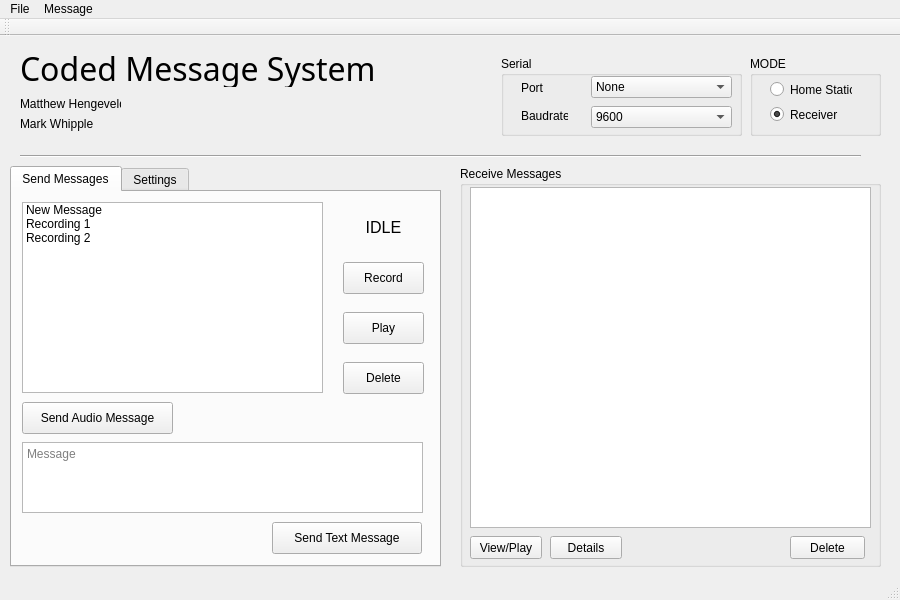
<?xml version="1.0" encoding="UTF-8"?>
<ui version="4.0">
 <class>MainWindow</class>
 <widget class="QMainWindow" name="MainWindow">
  <property name="geometry">
   <rect>
    <x>0</x>
    <y>0</y>
    <width>900</width>
    <height>600</height>
   </rect>
  </property>
  <property name="sizePolicy">
   <sizepolicy hsizetype="Fixed" vsizetype="Fixed">
    <horstretch>0</horstretch>
    <verstretch>0</verstretch>
   </sizepolicy>
  </property>
  <property name="windowTitle">
   <string>CMS</string>
  </property>
  <widget class="QWidget" name="centralWidget">
   <widget class="QGroupBox" name="recGroup">
    <property name="enabled">
     <bool>true</bool>
    </property>
    <property name="geometry">
     <rect>
      <x>460</x>
      <y>130</y>
      <width>421</width>
      <height>401</height>
     </rect>
    </property>
    <property name="title">
     <string>Receive Messages</string>
    </property>
    <widget class="QPushButton" name="bttnRecDel">
     <property name="geometry">
      <rect>
       <x>330</x>
       <y>370</y>
       <width>75</width>
       <height>23</height>
      </rect>
     </property>
     <property name="text">
      <string>Delete</string>
     </property>
    </widget>
    <widget class="QPushButton" name="bttnRecDetails">
     <property name="geometry">
      <rect>
       <x>90</x>
       <y>370</y>
       <width>72</width>
       <height>23</height>
      </rect>
     </property>
     <property name="text">
      <string>Details</string>
     </property>
    </widget>
    <widget class="QPushButton" name="bttnRecView">
     <property name="geometry">
      <rect>
       <x>10</x>
       <y>370</y>
       <width>72</width>
       <height>23</height>
      </rect>
     </property>
     <property name="text">
      <string>View/Play</string>
     </property>
    </widget>
    <widget class="QColumnView" name="recMsgList">
     <property name="geometry">
      <rect>
       <x>10</x>
       <y>21</y>
       <width>401</width>
       <height>341</height>
      </rect>
     </property>
    </widget>
   </widget>
   <widget class="Line" name="line_2">
    <property name="geometry">
     <rect>
      <x>20</x>
      <y>110</y>
      <width>841</width>
      <height>20</height>
     </rect>
    </property>
    <property name="orientation">
     <enum>Qt::Horizontal</enum>
    </property>
   </widget>
   <widget class="QLabel" name="label">
    <property name="geometry">
     <rect>
      <x>20</x>
      <y>10</y>
      <width>431</width>
      <height>41</height>
     </rect>
    </property>
    <property name="font">
     <font>
      <family>Arial Black</family>
      <pointsize>24</pointsize>
     </font>
    </property>
    <property name="text">
     <string>Coded Message System</string>
    </property>
    <property name="textFormat">
     <enum>Qt::RichText</enum>
    </property>
   </widget>
   <widget class="QLabel" name="label_2">
    <property name="geometry">
     <rect>
      <x>20</x>
      <y>60</y>
      <width>101</width>
      <height>16</height>
     </rect>
    </property>
    <property name="text">
     <string>Matthew Hengeveld</string>
    </property>
   </widget>
   <widget class="QLabel" name="label_3">
    <property name="geometry">
     <rect>
      <x>20</x>
      <y>80</y>
      <width>101</width>
      <height>16</height>
     </rect>
    </property>
    <property name="text">
     <string>Mark Whipple</string>
    </property>
   </widget>
   <widget class="QGroupBox" name="modeGroup">
    <property name="geometry">
     <rect>
      <x>750</x>
      <y>20</y>
      <width>131</width>
      <height>80</height>
     </rect>
    </property>
    <property name="title">
     <string>MODE</string>
    </property>
    <widget class="QRadioButton" name="radioHome">
     <property name="geometry">
      <rect>
       <x>20</x>
       <y>25</y>
       <width>82</width>
       <height>17</height>
      </rect>
     </property>
     <property name="text">
      <string>Home Station</string>
     </property>
    </widget>
    <widget class="QRadioButton" name="radioRec">
     <property name="geometry">
      <rect>
       <x>20</x>
       <y>50</y>
       <width>82</width>
       <height>17</height>
      </rect>
     </property>
     <property name="text">
      <string>Receiver</string>
     </property>
     <property name="checked">
      <bool>true</bool>
     </property>
    </widget>
   </widget>
   <widget class="QTabWidget" name="sendTabWidget">
    <property name="geometry">
     <rect>
      <x>10</x>
      <y>130</y>
      <width>431</width>
      <height>401</height>
     </rect>
    </property>
    <property name="currentIndex">
     <number>0</number>
    </property>
    <widget class="QWidget" name="sendTab">
     <attribute name="title">
      <string>Send Messages</string>
     </attribute>
     <widget class="QPushButton" name="bttnSendText">
      <property name="geometry">
       <rect>
        <x>260</x>
        <y>330</y>
        <width>150</width>
        <height>32</height>
       </rect>
      </property>
      <property name="text">
       <string>Send Text Message</string>
      </property>
     </widget>
     <widget class="QTextEdit" name="textMsg">
      <property name="geometry">
       <rect>
        <x>10</x>
        <y>250</y>
        <width>401</width>
        <height>71</height>
       </rect>
      </property>
      <property name="placeholderText">
       <string>Message</string>
      </property>
     </widget>
     <widget class="QListWidget" name="sendRecList">
      <property name="geometry">
       <rect>
        <x>10</x>
        <y>10</y>
        <width>301</width>
        <height>191</height>
       </rect>
      </property>
      <item>
       <property name="text">
        <string>New Message</string>
       </property>
      </item>
      <item>
       <property name="text">
        <string>Recording 1 </string>
       </property>
      </item>
      <item>
       <property name="text">
        <string>Recording 2</string>
       </property>
      </item>
     </widget>
     <widget class="QPushButton" name="bttnSendAudio">
      <property name="geometry">
       <rect>
        <x>10</x>
        <y>210</y>
        <width>151</width>
        <height>32</height>
       </rect>
      </property>
      <property name="text">
       <string>Send Audio Message</string>
      </property>
     </widget>
     <widget class="QPushButton" name="bttnAudioDel">
      <property name="geometry">
       <rect>
        <x>331</x>
        <y>170</y>
        <width>81</width>
        <height>32</height>
       </rect>
      </property>
      <property name="text">
       <string>Delete</string>
      </property>
     </widget>
     <widget class="QPushButton" name="bttnAudioPlay">
      <property name="geometry">
       <rect>
        <x>331</x>
        <y>120</y>
        <width>81</width>
        <height>32</height>
       </rect>
      </property>
      <property name="text">
       <string>Play</string>
      </property>
     </widget>
     <widget class="QPushButton" name="bttnAudioRec">
      <property name="geometry">
       <rect>
        <x>331</x>
        <y>70</y>
        <width>81</width>
        <height>32</height>
       </rect>
      </property>
      <property name="text">
       <string>Record</string>
      </property>
     </widget>
     <widget class="QLabel" name="recSign">
      <property name="geometry">
       <rect>
        <x>321</x>
        <y>20</y>
        <width>101</width>
        <height>31</height>
       </rect>
      </property>
      <property name="font">
       <font>
        <pointsize>12</pointsize>
       </font>
      </property>
      <property name="text">
       <string>IDLE</string>
      </property>
      <property name="alignment">
       <set>Qt::AlignCenter</set>
      </property>
     </widget>
    </widget>
    <widget class="QWidget" name="setTab">
     <attribute name="title">
      <string>Settings</string>
     </attribute>
     <widget class="QSlider" name="recLenSlider">
      <property name="geometry">
       <rect>
        <x>30</x>
        <y>70</y>
        <width>361</width>
        <height>31</height>
       </rect>
      </property>
      <property name="minimum">
       <number>1</number>
      </property>
      <property name="maximum">
       <number>10</number>
      </property>
      <property name="pageStep">
       <number>1</number>
      </property>
      <property name="orientation">
       <enum>Qt::Horizontal</enum>
      </property>
      <property name="tickPosition">
       <enum>QSlider::TicksBelow</enum>
      </property>
      <property name="tickInterval">
       <number>1</number>
      </property>
     </widget>
     <widget class="QComboBox" name="recBitrateBox">
      <property name="geometry">
       <rect>
        <x>170</x>
        <y>180</y>
        <width>221</width>
        <height>30</height>
       </rect>
      </property>
      <property name="font">
       <font>
        <pointsize>12</pointsize>
       </font>
      </property>
      <item>
       <property name="text">
        <string>8 bps</string>
       </property>
      </item>
      <item>
       <property name="text">
        <string>16 bps</string>
       </property>
      </item>
     </widget>
     <widget class="QComboBox" name="recSamRateBox">
      <property name="geometry">
       <rect>
        <x>170</x>
        <y>240</y>
        <width>221</width>
        <height>30</height>
       </rect>
      </property>
      <property name="font">
       <font>
        <pointsize>12</pointsize>
       </font>
      </property>
      <item>
       <property name="text">
        <string>8000 Hz</string>
       </property>
      </item>
      <item>
       <property name="text">
        <string>16000 Hz</string>
       </property>
      </item>
      <item>
       <property name="text">
        <string>32000 Hz</string>
       </property>
      </item>
     </widget>
     <widget class="QLabel" name="label_4">
      <property name="geometry">
       <rect>
        <x>30</x>
        <y>240</y>
        <width>111</width>
        <height>30</height>
       </rect>
      </property>
      <property name="font">
       <font>
        <pointsize>12</pointsize>
       </font>
      </property>
      <property name="text">
       <string>Sample Rate</string>
      </property>
     </widget>
     <widget class="QLabel" name="label_5">
      <property name="geometry">
       <rect>
        <x>30</x>
        <y>180</y>
        <width>71</width>
        <height>30</height>
       </rect>
      </property>
      <property name="font">
       <font>
        <pointsize>12</pointsize>
       </font>
      </property>
      <property name="text">
       <string>Bitrate</string>
      </property>
     </widget>
     <widget class="QLabel" name="label_6">
      <property name="geometry">
       <rect>
        <x>30</x>
        <y>30</y>
        <width>211</width>
        <height>28</height>
       </rect>
      </property>
      <property name="font">
       <font>
        <pointsize>12</pointsize>
       </font>
      </property>
      <property name="text">
       <string>Recording Length (seconds):</string>
      </property>
     </widget>
     <widget class="QLabel" name="label_7">
      <property name="geometry">
       <rect>
        <x>30</x>
        <y>110</y>
        <width>47</width>
        <height>21</height>
       </rect>
      </property>
      <property name="font">
       <font>
        <family>Arial</family>
        <pointsize>14</pointsize>
        <weight>75</weight>
        <bold>true</bold>
       </font>
      </property>
      <property name="text">
       <string>1</string>
      </property>
     </widget>
     <widget class="QLabel" name="label_8">
      <property name="geometry">
       <rect>
        <x>340</x>
        <y>110</y>
        <width>47</width>
        <height>21</height>
       </rect>
      </property>
      <property name="font">
       <font>
        <family>Arial</family>
        <pointsize>14</pointsize>
        <weight>75</weight>
        <bold>true</bold>
       </font>
      </property>
      <property name="text">
       <string>10</string>
      </property>
      <property name="alignment">
       <set>Qt::AlignRight|Qt::AlignTrailing|Qt::AlignVCenter</set>
      </property>
     </widget>
     <widget class="QLabel" name="recLenLabel">
      <property name="geometry">
       <rect>
        <x>250</x>
        <y>33</y>
        <width>47</width>
        <height>26</height>
       </rect>
      </property>
      <property name="font">
       <font>
        <family>Arial</family>
        <pointsize>14</pointsize>
        <weight>75</weight>
        <bold>true</bold>
       </font>
      </property>
      <property name="text">
       <string>1</string>
      </property>
     </widget>
    </widget>
   </widget>
   <widget class="QGroupBox" name="groupBox">
    <property name="geometry">
     <rect>
      <x>501</x>
      <y>20</y>
      <width>241</width>
      <height>80</height>
     </rect>
    </property>
    <property name="title">
     <string>Serial</string>
    </property>
    <widget class="QLabel" name="label_9">
     <property name="geometry">
      <rect>
       <x>20</x>
       <y>25</y>
       <width>47</width>
       <height>13</height>
      </rect>
     </property>
     <property name="text">
      <string>Port</string>
     </property>
    </widget>
    <widget class="QLabel" name="label_10">
     <property name="geometry">
      <rect>
       <x>20</x>
       <y>53</y>
       <width>47</width>
       <height>13</height>
      </rect>
     </property>
     <property name="text">
      <string>Baudrate</string>
     </property>
    </widget>
    <widget class="QComboBox" name="comboBox">
     <property name="geometry">
      <rect>
       <x>90</x>
       <y>20</y>
       <width>141</width>
       <height>22</height>
      </rect>
     </property>
     <item>
      <property name="text">
       <string>None</string>
      </property>
     </item>
    </widget>
    <widget class="QComboBox" name="comboBox_2">
     <property name="geometry">
      <rect>
       <x>90</x>
       <y>50</y>
       <width>141</width>
       <height>22</height>
      </rect>
     </property>
     <item>
      <property name="text">
       <string>9600</string>
      </property>
     </item>
     <item>
      <property name="text">
       <string>19200</string>
      </property>
     </item>
     <item>
      <property name="text">
       <string>38400</string>
      </property>
     </item>
     <item>
      <property name="text">
       <string>57600</string>
      </property>
     </item>
     <item>
      <property name="text">
       <string>115200</string>
      </property>
     </item>
     <item>
      <property name="text">
       <string>128000</string>
      </property>
     </item>
    </widget>
   </widget>
  </widget>
  <widget class="QMenuBar" name="menuBar">
   <property name="geometry">
    <rect>
     <x>0</x>
     <y>0</y>
     <width>900</width>
     <height>21</height>
    </rect>
   </property>
   <widget class="QMenu" name="menuCMS">
    <property name="title">
     <string>File</string>
    </property>
    <addaction name="actionHome_Station_Mode"/>
    <addaction name="actionReceiver_Mode"/>
    <addaction name="separator"/>
    <addaction name="actionExit"/>
   </widget>
   <widget class="QMenu" name="menuMessage">
    <property name="title">
     <string>Message</string>
    </property>
    <addaction name="actionSend_Audio_Message"/>
    <addaction name="separator"/>
    <addaction name="actionPlay_Audio"/>
    <addaction name="actionRecord_Audio"/>
    <addaction name="actionDelete_Audio"/>
    <addaction name="separator"/>
    <addaction name="actionSend_Text_Message"/>
    <addaction name="separator"/>
    <addaction name="actionView_Play_Message"/>
    <addaction name="actionMessage_Details"/>
    <addaction name="actionDelete_Message"/>
   </widget>
   <addaction name="menuCMS"/>
   <addaction name="menuMessage"/>
  </widget>
  <widget class="QToolBar" name="mainToolBar">
   <attribute name="toolBarArea">
    <enum>TopToolBarArea</enum>
   </attribute>
   <attribute name="toolBarBreak">
    <bool>false</bool>
   </attribute>
  </widget>
  <widget class="QStatusBar" name="statusBar"/>
  <action name="actionExit">
   <property name="text">
    <string>Exit</string>
   </property>
  </action>
  <action name="actionRecord_Audio">
   <property name="text">
    <string>Record Audio</string>
   </property>
  </action>
  <action name="actionPlay_Audio">
   <property name="text">
    <string>Play Audio</string>
   </property>
  </action>
  <action name="actionSend_Audio_Message">
   <property name="text">
    <string>Send Audio Message</string>
   </property>
  </action>
  <action name="actionSend_Text_Message">
   <property name="text">
    <string>Send Text Message</string>
   </property>
  </action>
  <action name="actionView_Play_Message">
   <property name="text">
    <string>View/Play Message</string>
   </property>
  </action>
  <action name="actionMessage_Details">
   <property name="text">
    <string>Message Details</string>
   </property>
  </action>
  <action name="actionDelete_Message">
   <property name="text">
    <string>Delete Message</string>
   </property>
  </action>
  <action name="actionHome_Station_Mode">
   <property name="text">
    <string>Home Station Mode</string>
   </property>
  </action>
  <action name="actionReceiver_Mode">
   <property name="text">
    <string>Receiver Mode</string>
   </property>
  </action>
  <action name="actionDelete_Audio">
   <property name="text">
    <string>Delete Audio</string>
   </property>
  </action>
 </widget>
 <layoutdefault spacing="6" margin="11"/>
 <resources/>
 <connections/>
</ui>
